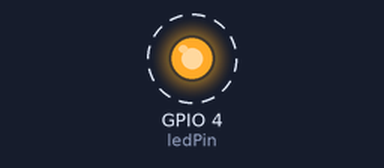
A program run on a simulated Raspberry Pi (BCM pin numbers). Parts: output pins drawn as LEDs (lit = HIGH). Dashed ring = blinking. What the program prints to the terminal is not drawn.

Above: at 0.17 s.
Timing chart, 0 to 3.0 s (numbered marks = the images above):
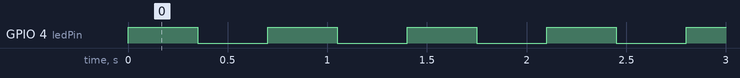

Measured:
- by itself, GPIO 4 (ledPin): alternates HIGH for 0.35 s and LOW for 0.35 s

The program:

test.py
```python
import RPi.GPIO as GPIO
import time

# Pin Definitons:
ledPin = 4 # Broadcom pin 23 (P1 pin 16)

# Pin Setup:
GPIO.setmode(GPIO.BCM) # Broadcom pin-numbering scheme
GPIO.setup(ledPin, GPIO.OUT) # LED pin set as output

# Initial state for LEDs:
print("Here we go! Press CTRL+C to exit")
try:
    while 1:
            GPIO.output(ledPin, GPIO.HIGH)
            time.sleep(0.35)
            GPIO.output(ledPin, GPIO.LOW)
            time.sleep(0.35)
except KeyboardInterrupt: # If CTRL+C is pressed, exit cleanly:
    GPIO.cleanup() # cleanup all GPIO
```
